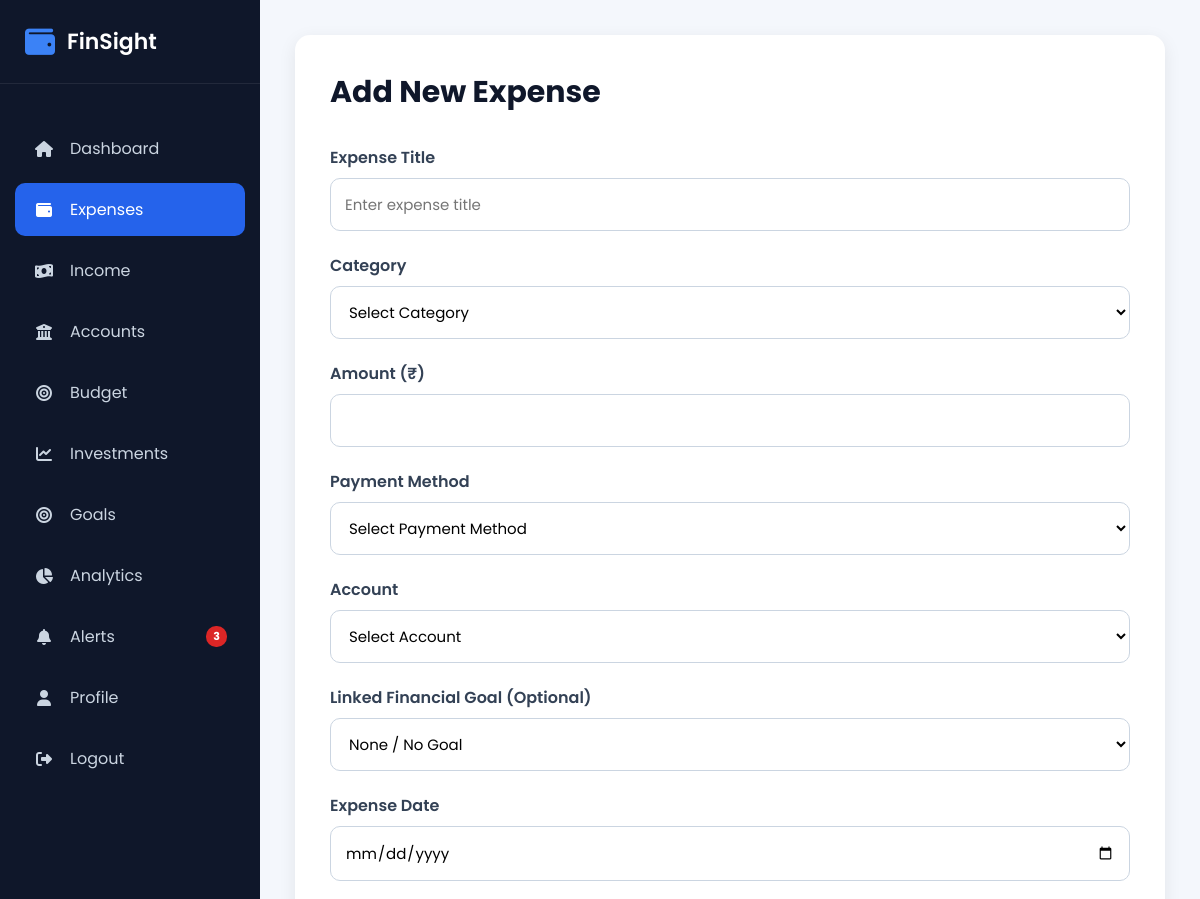
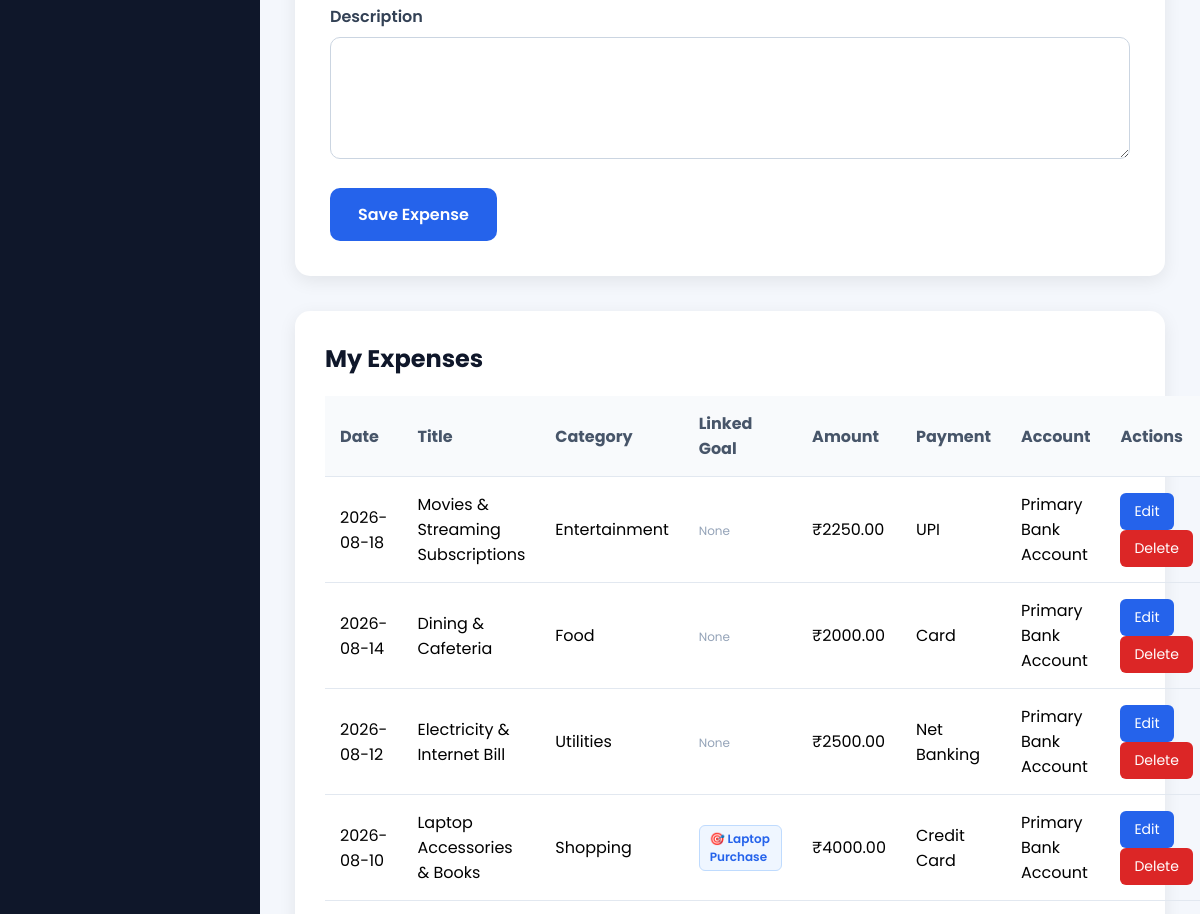
The page /expenses (signed in, upper part) on the database as committed earlier (2 pictures, top to bottom).
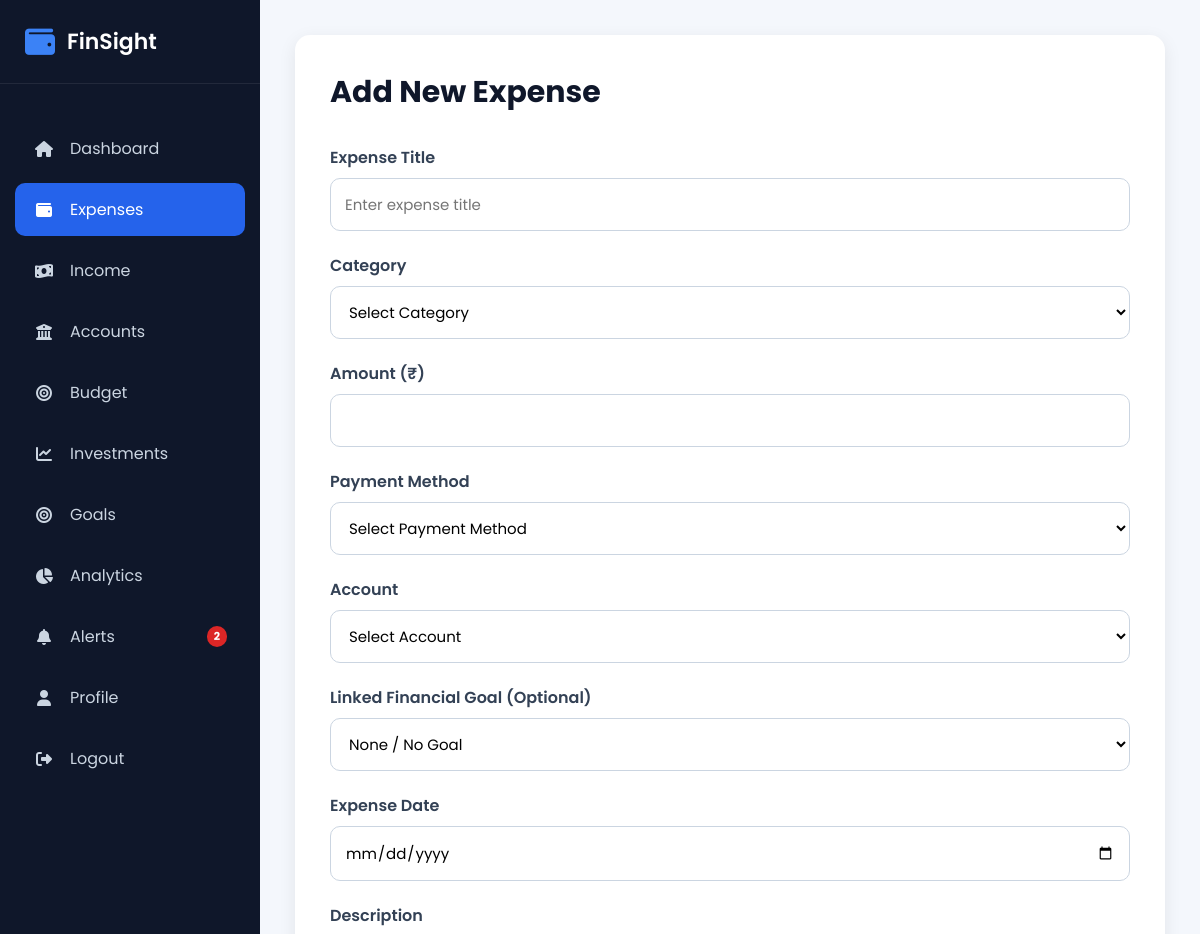
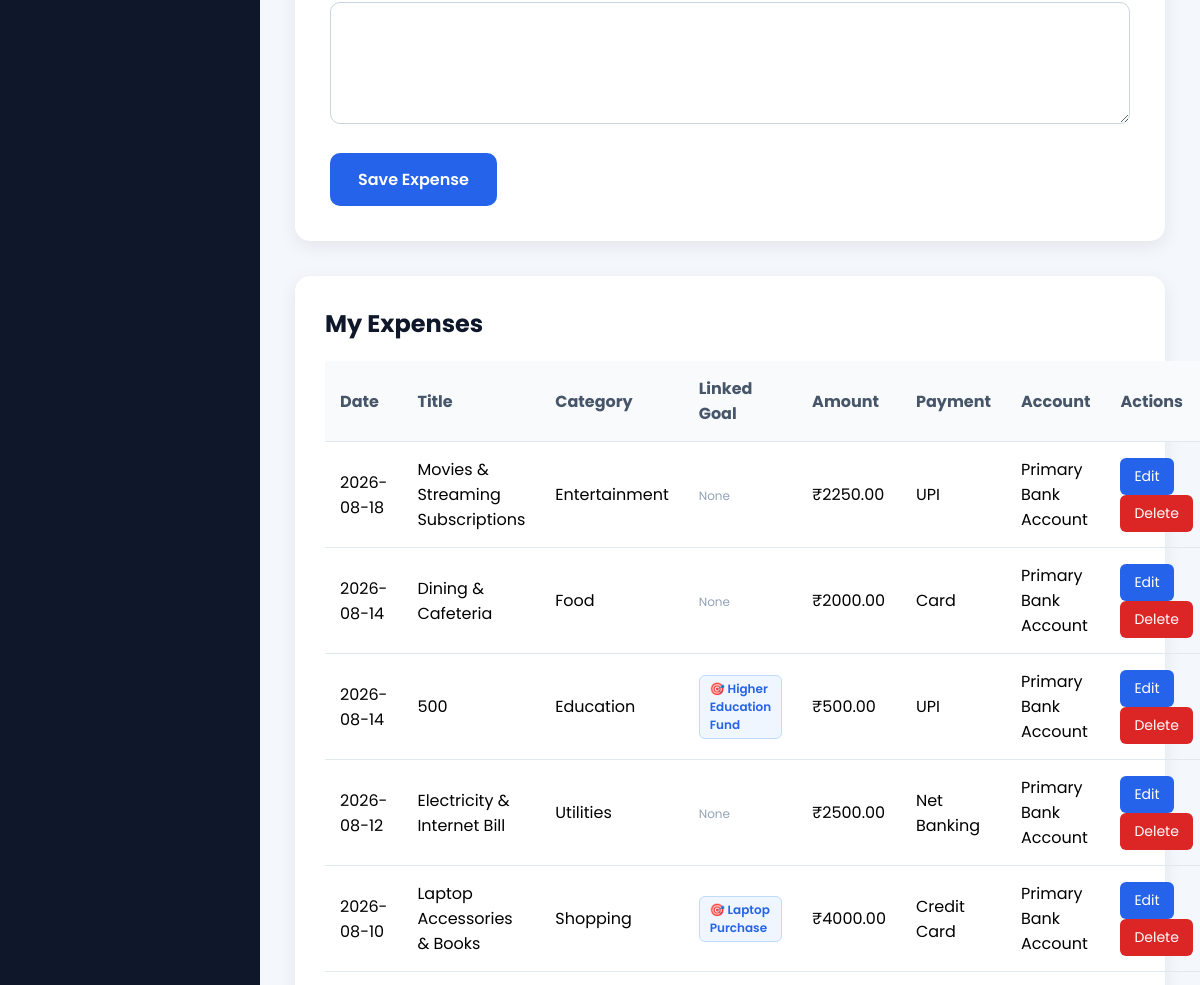
The same page on the database as committed later (2 pictures, top to bottom).
### models/expense.py (models this page shows, shortened)
class Expense(db.Model):
    __tablename__ = "expenses"
    id = db.Column(db.Integer, primary_key=True)
    title = db.Column(
        db.String(100),
        nullable=False
    )
    category = db.Column(
        db.String(50),
        nullable=False
    )
    amount = db.Column(
        db.Float,
        nullable=False
    )
    payment_method = db.Column(
        db.String(30),
        nullable=False
    )
    account_id = db.Column(
        db.Integer,
        db.ForeignKey("accounts.id"),
        nullable=False
    )
    expense_date = db.Column(
        db.Date,
        nullable=False
    )
    description = db.Column(
        db.Text
    )
    created_at = db.Column(
        db.DateTime,
        default=datetime.utcnow
    )
    updated_at = db.Column(
        db.DateTime,
        default=datetime.utcnow,
        onupdate=datetime.utcnow
    )
    user_id = db.Column(
        db.Integer,
        db.ForeignKey("users.id"),
        nullable=False
    )
    goal_id = db.Column(
        db.Integer,
        db.ForeignKey("goals.id"),
        nullable=True
    )
    account = db.relationship(
        "Account",
        back_populates="expenses"
    )
    goal = db.relationship(
        "Goal",
        back_populates="expenses"
    )

### models/account.py (models this page shows, shortened)
class Account(db.Model):
    __tablename__ = "accounts"
    id = db.Column(db.Integer, primary_key=True)
    account_name = db.Column(
        db.String(100),
        nullable=False
    )
    account_type = db.Column(
        db.String(50),
        nullable=False
    )
    balance = db.Column(
        db.Float,
        nullable=False,
        default=0
    )
    description = db.Column(
        db.Text
    )
    created_at = db.Column(
        db.DateTime,
        default=datetime.utcnow
    )
    user_id = db.Column(
        db.Integer,
        db.ForeignKey("users.id"),
        nullable=False
    )
    expenses = db.relationship(
        "Expense",
        back_populates="account",
        cascade="all, delete-orphan",
        lazy=True
    )

### models/goal.py (models this page shows, shortened)
class Goal(db.Model):
    __tablename__ = "goals"
    id = db.Column(
        db.Integer,
        primary_key=True
    )
    goal_name = db.Column(
        db.String(100),
        nullable=False
    )
    goal_type = db.Column(
        db.String(50),
        nullable=False
    )
    target_amount = db.Column(
        db.Float,
        nullable=False,
        default=0
    )
    current_amount = db.Column(
        db.Float,
        nullable=False,
        default=0
    )
    target_date = db.Column(
        db.Date,
        nullable=False
    )
    category = db.Column(
        db.String(50),
        nullable=False
    )
    priority = db.Column(
        db.String(20),
        nullable=False,
        default="Medium"
    )
    status = db.Column(
        db.String(30),
        nullable=False,
        default="In Progress"
    )
    notes = db.Column(
        db.Text
    )
    created_at = db.Column(
        db.DateTime,
        default=datetime.utcnow
    )
    updated_at = db.Column(
        db.DateTime,
        default=datetime.utcnow,
        onupdate=datetime.utcnow
    )
    user_id = db.Column(
        db.Integer,
        db.ForeignKey("users.id"),
        nullable=False
    )
    expenses = db.relationship(
        "Expense",
        back_populates="goal",
        lazy=True
    )

### routes/expense.py (the view, shortened to what this page needs)
@expense.route("/expenses", methods=["GET", "POST"])
@login_required
def expenses():
    accounts = Account.query.filter_by(
        user_id=current_user.id
    ).all()
    goals = Goal.query.filter_by(
        user_id=current_user.id
    ).all()
    expenses_list = Expense.query.filter_by(
        user_id=current_user.id
    ).order_by(
        Expense.expense_date.desc()
    ).all()
    return render_template(
        "expenses.html",
        expenses=expenses_list,
        accounts=accounts,
        goals=goals
    )

### app.py (called while the page is built)
@login_manager.user_loader
def load_user(user_id):
    return User.query.get(int(user_id))

@app.context_processor
def inject_global_vars():
    if current_user.is_authenticated:
        unread_count = FinancialAlert.query.filter_by(user_id=current_user.id, is_read=False).count()
        return dict(unread_alerts_count=unread_count)
    return dict(unread_alerts_count=0)

### templates/expenses.html (shortened to what the changed rows need)
{% extends "layout.html" %}
{% block css %}
<link rel="stylesheet" href="{{ url_for('static', filename='css/expense.css') }}">
{% endblock %}
{% block content %}
<div class="expense-container">
    <div class="expense-form">
        <h2>Add New Expense</h2>
    </div>
</div>
<div class="expense-table">
    <h2>My Expenses</h2>
    <table>
        <thead>
            <tr>
                <th>Date</th>
                <th>Title</th>
                <th>Category</th>
                <th>Linked Goal</th>
                <th>Amount</th>
                <th>Payment</th>
                <th>Account</th>
                <th>Actions</th>
            </tr>
        </thead>
        <tbody>
            {% if expenses %}
                {% for expense in expenses %}
                <tr>
                    <td>{{ expense.expense_date }}</td>
                    <td>{{ expense.title }}</td>
                    <td>{{ expense.category }}</td>
                    <td>
                        {% if expense.goal %}
                            <span style="background: #EFF6FF; color: #2563EB; padding: 4px 10px; border-radius: 6px; font-weight: 600; font-size: 12px; border: 1px solid #BFDBFE; display: inline-block;">
                                🎯 {{ expense.goal.goal_name }}
                            </span>
                        {% else %}
                            <span style="color: #94A3B8; font-size: 12px;">None</span>
                        {% endif %}
                    </td>
                    <td>₹{{ "%.2f"|format(expense.amount) }}</td>
                    <td>{{ expense.payment_method }}</td>
                    <td>{{ expense.account.account_name }}</td>
                    <td>
                        <a href="{{ url_for('expense.edit_expense', id=expense.id) }}"
                           class="edit-btn">
                            Edit
                        </a>
                        <a href="{{ url_for('expense.delete_expense', id=expense.id) }}"
                           class="delete-btn"
                           onclick="return confirm('Are you sure you want to delete this expense?')">
                            Delete
                        </a>
                    </td>
                </tr>
                {% endfor %}
            {% else %}
                <tr>
                    <td colspan="8" class="no-data">
                        No expenses added yet.
                    </td>
                </tr>
            {% endif %}
        </tbody>
    </table>
</div>
{% endblock %}

Rows that differ between the two databases and show on the page:
added Expense: expense_date "2026-08-14", title "500", category "Education", goal.goal_name "Higher Education Fund", amount "500.00", payment_method "UPI", account.account_name "Primary Bank Account"
Other text that changed with them:
{{ unread_alerts_count }}: "3" → "2"
